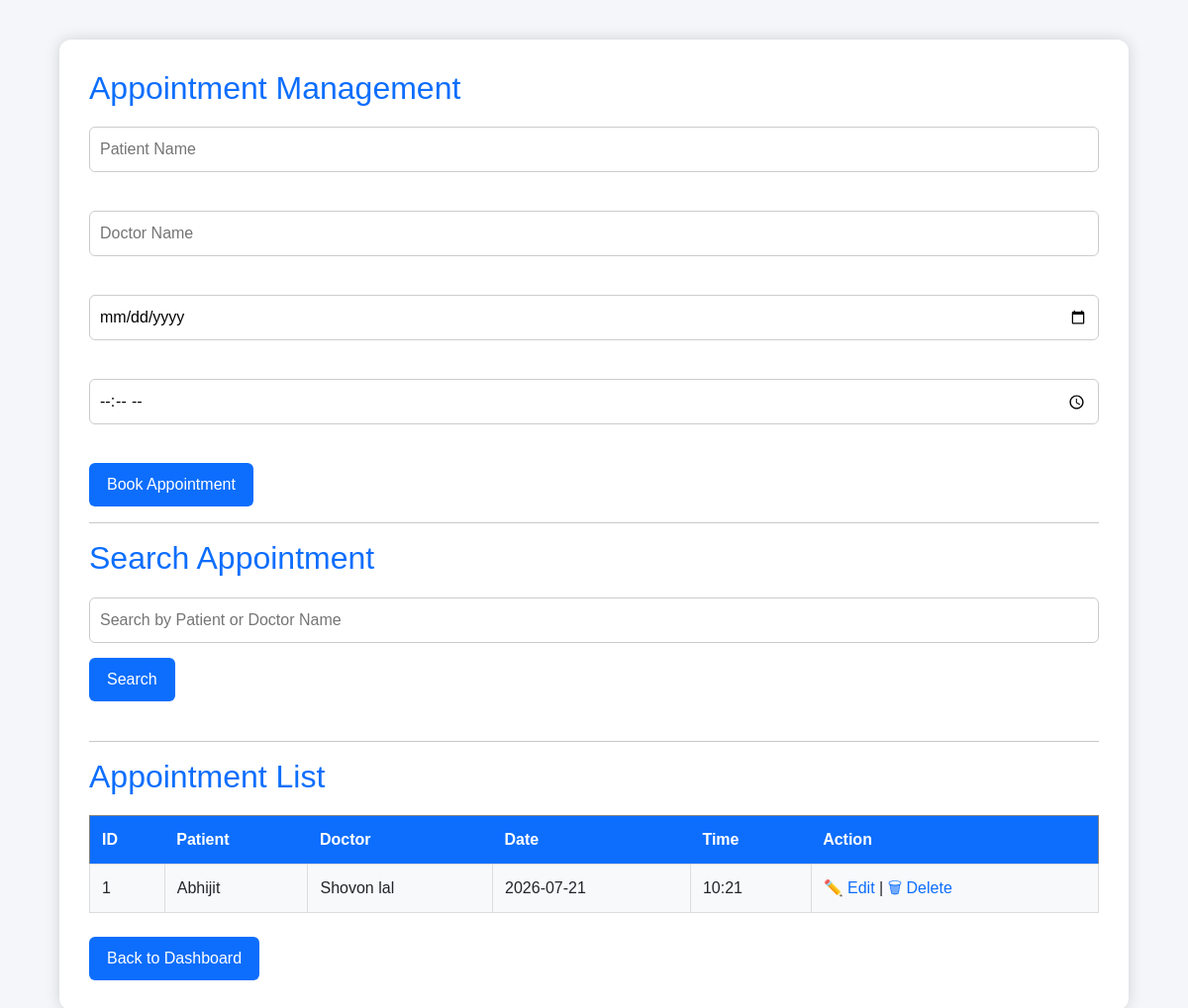
The app's page /appointments (signed in) with its own data.
### tables this page shows
CREATE TABLE appointments(
        id INTEGER PRIMARY KEY AUTOINCREMENT,
        patient_name TEXT,
        doctor_name TEXT,
        appointment_date TEXT,
        appointment_time TEXT
    );

### app.py (the view, shortened to what this page needs)
@app.route("/appointments", methods=["GET", "POST"])
def appointments():
    if "user" not in session:
        return redirect(url_for("home"))
    conn = get_db()
    cursor = conn.cursor()
    search = request.args.get("search")
    if search:
        cursor.execute("""
            SELECT * FROM appointments
            WHERE patient_name LIKE ?
               OR doctor_name LIKE ?
            ORDER BY id DESC
        """, ('%' + search + '%', '%' + search + '%'))
    else:
        cursor.execute("SELECT * FROM appointments ORDER BY id DESC")
    appointments = cursor.fetchall()
    conn.close()
    return render_template(
        "appointments.html",
        appointments=appointments
    )

### app.py (called while the page is built)
def get_db():
    conn = sqlite3.connect(DATABASE)
    conn.row_factory = sqlite3.Row
    return conn

### templates/appointments.html
{% extends "base.html" %}
{% block content %}
<div class="dashboard">
    <h2>Appointment Management</h2>
    <form action="{{ url_for('appointments') }}" method="POST">
        <input
            type="text"
            name="patient_name"
            placeholder="Patient Name"
            required>
        <br><br>
        <input
            type="text"
            name="doctor_name"
            placeholder="Doctor Name"
            required>
        <br><br>
        <input
            type="date"
            name="appointment_date"
            required>
        <br><br>
        <input
            type="time"
            name="appointment_time"
            required>
        <br><br>
        <button type="submit">
            Book Appointment
        </button>
    </form>
    <hr>
    <h2>Search Appointment</h2>
    <form method="GET" action="{{ url_for('appointments') }}">
        <input
            type="text"
            name="search"
            placeholder="Search by Patient or Doctor Name">
        <button type="submit">
            Search
        </button>
    </form>
    <br>
    <hr>
    <h2>Appointment List</h2>
    {% if appointments %}
    <table border="1" cellpadding="10" cellspacing="0" width="100%">
        <tr>
            <th>ID</th>
            <th>Patient</th>
            <th>Doctor</th>
            <th>Date</th>
            <th>Time</th>
            <th>Action</th>
        </tr>
        {% for appointment in appointments %}
        <tr>
            <td>{{ appointment["id"] }}</td>
            <td>{{ appointment["patient_name"] }}</td>
            <td>{{ appointment["doctor_name"] }}</td>
            <td>{{ appointment["appointment_date"] }}</td>
            <td>{{ appointment["appointment_time"] }}</td>
            <td>
                <a href="{{ url_for('edit_appointment', id=appointment['id']) }}">
                    ✏️ Edit
                </a>
                |
                <a href="{{ url_for('delete_appointment', id=appointment['id']) }}"
                   onclick="return confirm('Delete this appointment?');">
                    🗑 Delete
                </a>
            </td>
        </tr>
        {% endfor %}
    </table>
    {% else %}
    <p>No appointments found.</p>
    {% endif %}
    <br>
    <a href="{{ url_for('dashboard') }}">
        <button>Back to Dashboard</button>
    </a>
</div>
{% endblock %}

### static/css/style.css (style rules this page uses)
body { background: #f4f6f9; font-family: Arial, Helvetica, sans-serif; }
.dashboard { width: 90%; max-width: 1200px; margin: 40px auto; background: white; padding: 30px; border-radius: 12px; box-shadow: 0 0 15px rgba(0, 0, 0, .15); }
h1, h2 { color: #0d6efd; margin-bottom: 20px; }
input, select, textarea { width: 100%; padding: 10px; border: 1px solid #ccc; border-radius: 6px; margin-bottom: 15px; font-size: 16px; }
button { background: #0d6efd; color: white; border: none; padding: 10px 18px; border-radius: 6px; cursor: pointer; }
table { width: 100%; border-collapse: collapse; margin-top: 20px; }
table th { background: #0d6efd; color: white; padding: 12px; }
table td { padding: 12px; border: 1px solid #ddd; }
tr:nth-child(even) { background: #f8f9fa; }
a { text-decoration: none; }

### records on screen
appointments: id "1", patient_name "Abhijit", doctor_name "Shovon lal", appointment_date "2026-07-21", appointment_time "10:21"
